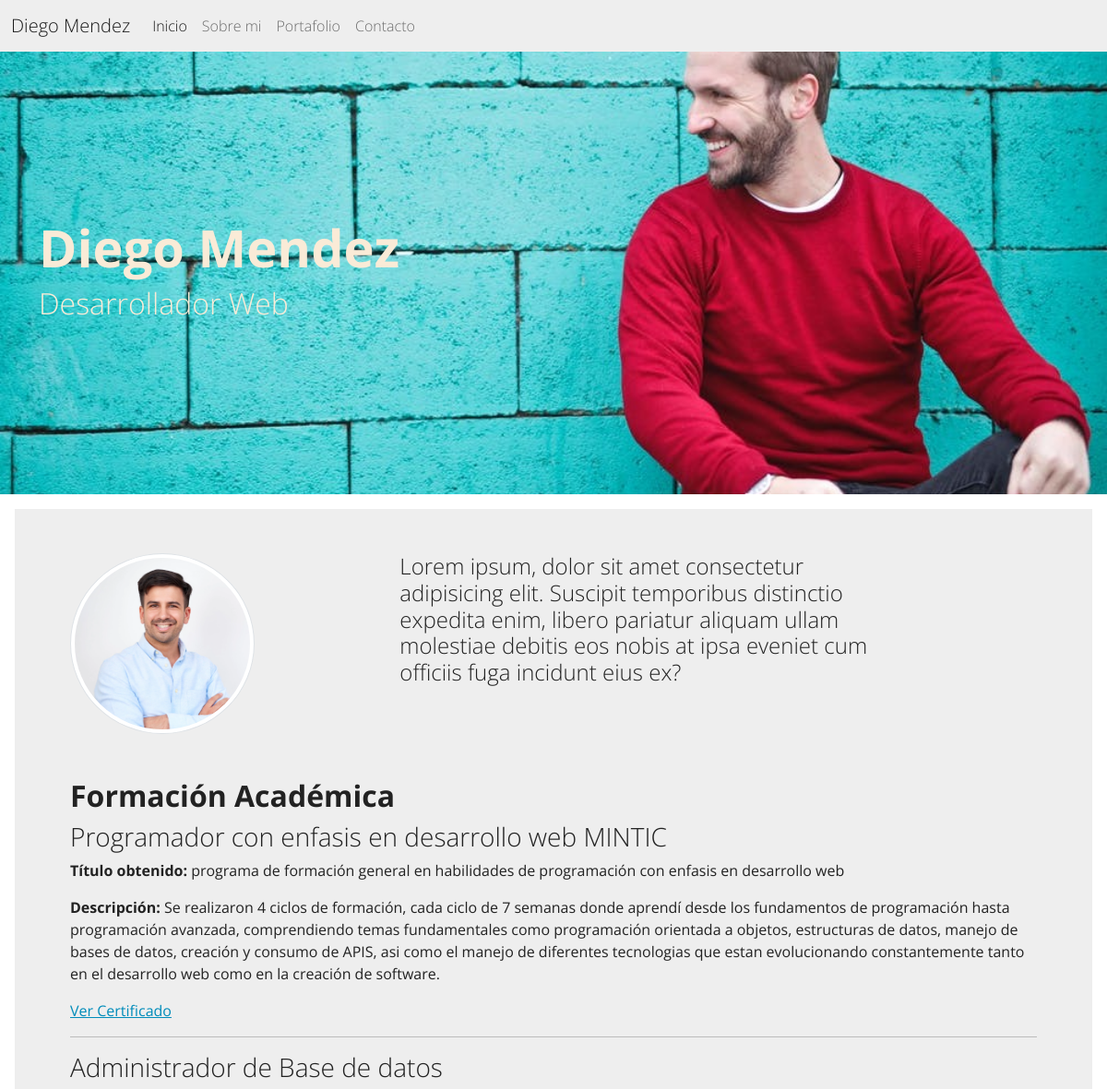
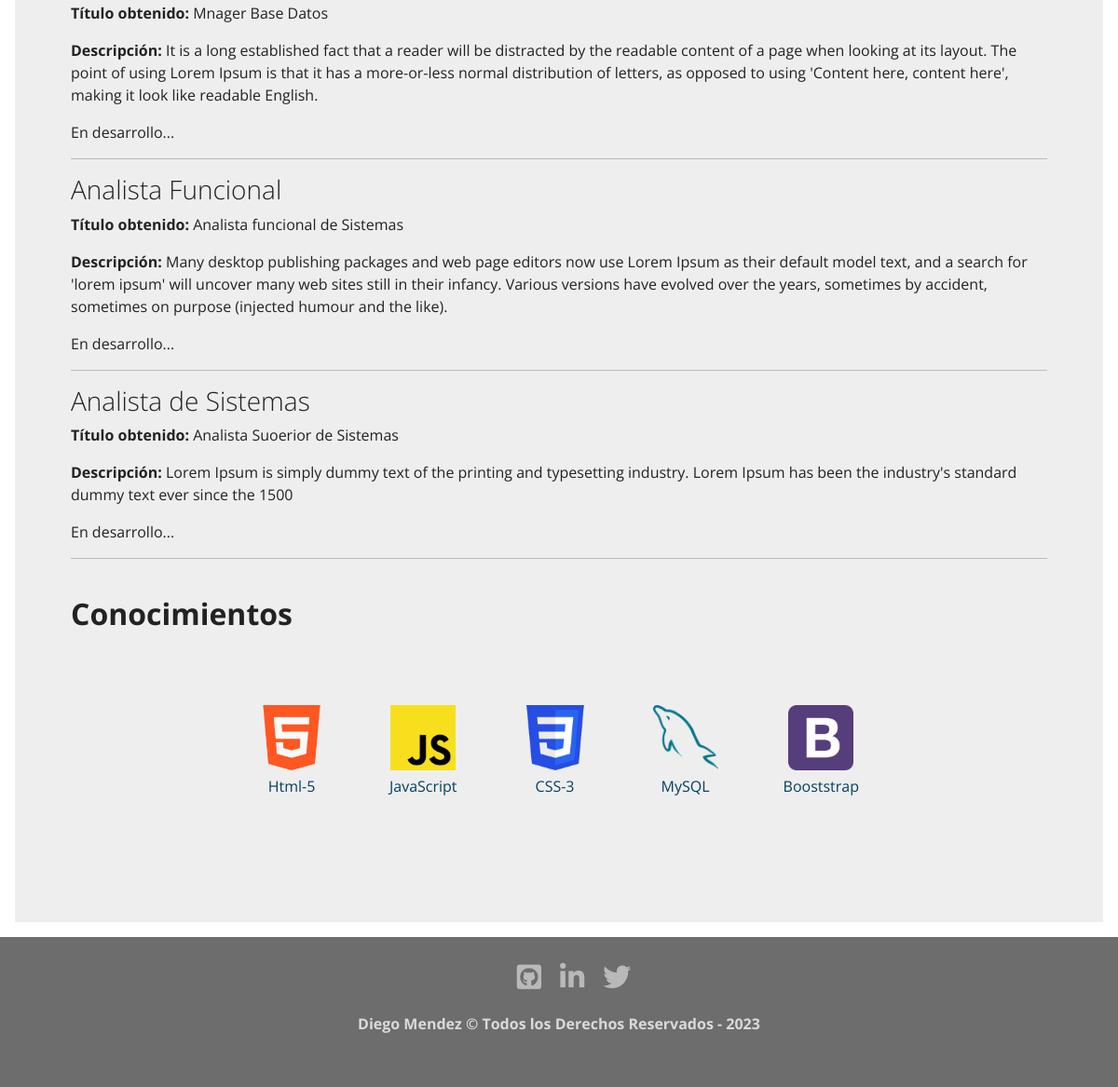
The app's page /about-me/ with its own data (2 pictures, top to bottom).
### about/models.py (models this page shows, shortened)
class Course (models.Model):
    title = models.CharField(max_length=150, verbose_name='Titulo')
    degree_title = models.CharField(max_length=300, verbose_name='Titulo Obtenido')
    description = models.TextField(verbose_name='Descripcion')
    link = models.URLField(max_length=180, blank=True, null=True, verbose_name='Enlace')
    created = models.DateTimeField(auto_now_add=True, verbose_name='Fecha Creación')
    updated = models.DateTimeField(auto_now=True, verbose_name='Fecha Modificación')
    class Meta:
        verbose_name = 'formacion'
        verbose_name_plural = 'formaciones'
        ordering = ['-created']

class Skill(models.Model):
    title = models.CharField(max_length=80, verbose_name='Titulo')
    image = models.ImageField(upload_to='skills', verbose_name='Imagen')
    created = models.DateTimeField(auto_now_add=True, verbose_name='Fecha Creación')
    updated = models.DateTimeField(auto_now=True, verbose_name='Fecha Modificación')
    class Meta:
        verbose_name = 'conocimiento'
        verbose_name_plural = 'conocimientos'
        ordering = ['created']

### about/views.py (the view)
# urls.py: path('about-me/', about_views.about, name='about'),
def about(request):
    Courses = Course.objects.all()
    skills = Skill.objects.all()
    return render(request, 'about/about.html', {'courses':Courses, 'skills':skills})

### about/templates/about/about.html (shortened to what this page needs)
{% extends 'core/base.html' %}
{% block image-header %} about {% endblock image-header %}
{% block title-header %}
<div>
    <h1 class="display-4 fw-bold">Diego Mendez</h1>
</div>
<div>
    <h3 class="fs-2">Desarrollador Web</h3>
</div>
{% endblock title-header %}
{% block content %}
{% load static %}
<div class="row d-flex">
    <div class="col-4 offset-md-auto">
        <img class="img-fluid img-thumbnail img-circle img-perfil " src={% static 'core/img/foto-perfil.png' %} alt="">
    </div>
    <div class="col-6">
        <h4>Lorem ipsum, dolor sit amet consectetur adipisicing elit. Suscipit temporibus distinctio expedita enim,
            libero pariatur aliquam ullam molestiae debitis eos nobis at ipsa eveniet cum officiis fuga incidunt eius
            ex?</h4>
    </div>
</div>
<div class="row d-flex pt-5">
    <div class="col-12">
        <h2 class="fw-bold">Formación Académica</h2>
        {% for course in courses %}
        <h3>{{ course.title }}</h3>
        <p><strong>Título obtenido:</strong> {{ course.degree_title }}</p>
        <p><strong>Descripción:</strong> {{ course.description }}</p>
        {% if course.link %}
        <p><a href="{{ course.link }}">Ver Certificado</a></p>
        {% else %}
        <p><a>En desarrollo...</a></p>
        {% endif %}
        <hr>
        {% endfor %}
        <br>
        <h2 class="fw-bold">Conocimientos</h2>
        <section class="skills" id="skills">
            <div class="skills__container" id="skills">
                {% for skill in skills %}
                <div class="card__skills">
                    <div class="skill__thumbnail">
                        <img class="skill__logo" src={{ skill.image.url }} alt="html5">
                    </div>
                    <div class="skill__texto">
                        <p class="skill__titulo">{{ skill.title }}</p>
                    </div>
                </div>
                {% endfor %}
            </div>
        </section>
    </div>
</div>
{% endblock %}

### core/templates/core/base.html (shortened to what this page needs)
<!DOCTYPE html>
<html lang="es">
<head>
    {% load static %}
    <link href={% static 'core/css/bootstrap.min.css' %} rel="stylesheet">
    <link rel="stylesheet" href="https://cdnjs.cloudflare.com/ajax/libs/font-awesome/5.15.3/css/all.min.css" />
    <link rel="stylesheet" href={% static 'core/css/app.css' %}>
  </head>
  <body>
    <nav class="navbar navbar-expand-lg bg-light">
        <div class="container-fluid">
            <a class="navbar-brand" href={% url 'home' %}>Diego Mendez</a>
            <div class="collapse navbar-collapse" id="navbarNavAltMarkup">
                <div class="navbar-nav">
                    <a class="nav-link active" aria-current="page" href={% url 'home' %}>Inicio</a>
                    <a class="nav-link" href={% url 'about' %}>Sobre mi</a>
                    <a class="nav-link" href={% url 'portfolio' %}>Portafolio</a>
                    <a class="nav-link" href={% url 'contact' %}>Contacto</a>
                </div>
            </div>
        </div>
    </nav>
    <div class=" {% block image-header %} {% endblock %} imagen-fondo">
        <div class="container">
            <div class="row">
                <div class="col-12 titulos">
                    {% block title-header %}
                    {% endblock title-header %}
                </div>
            </div>
        </div>
    </div>
    <div class="position-relative overflow-hidden p-3 p-md-5 m-md-3 bg-light">
        <div class="container">
            {% block content %}
            {% endblock content %}
        </div>
    </div>
    <footer class="footer">
        <div class="footer__redes">
            <ul class="footer__lista">
                <li class="footer__item">
                    <a class="footer__icono" href="https://github.com/" target="blank"><i class="fab fa-github-square fa-1x"></i></a>
                </li>
                <li class="footer__item">
                    <a class="footer__icono" href="https://www.linkedin.com/" target="blank"><i class="fab fa-linkedin-in fa-1x"></i></a>
                </li>
                <li class="footer__item">
                    <a class="footer__icono" href="https://twitter.com/" target="blank"><i class="fab fa-twitter fa-1x"></i></a>
                </li>
            </ul>
        </div>
        <div class="footer__texto">
            <p>Diego Mendez &copy; Todos los Derechos Reservados - 2023</p>
        </div>
    </footer>
  </body>
</html>

### core/static/core/css/app.css (style rules this page uses)
.about { background-image: url(..core/img/about-bg2.jpeg); }
.imagen-fondo { background-position: center center; min-height: 60vh; background-attachment:scroll; background-size: cover; background-repeat: no-repeat; }
.img-perfil { width: 60%; border-radius: 50%; }
.titulos { color: antiquewhite; display: flex; flex-direction: column; justify-content: center; min-height: 60vh; }
.footer { grid-area: footer; background-color: #6d6d6d; color: #dadada; display: flex; flex-direction: column; align-items: center; justify-content: center; width: 100%; padding-top: 20px; padding-bottom: 20px; }
.footer__texto { font-weight: 700; margin-bottom: 20px; text-align: center; }
.footer__lista { text-decoration: none; display: flex; list-style: none; justify-content: center; }
.footer__icono { color: #b9b9b9; font-size: 30px; padding: 0 10px; display: block; }
.skills__container { display: flex; flex-direction: row; flex-wrap: wrap; justify-content: space-evenly; margin: 0 30px; align-items: center; justify-content: center; padding: 30px 30px; }
.card__skills { margin: 20px 15px; padding: 20px 20px; max-height: 200px; border-radius: 5px; text-align: center; display: flex; flex-wrap: wrap; flex-direction: column; align-items: center; }
.skill__logo { width: 70px; height: auto; }
.skill__titulo { margin-top: 5px; font-size: 16px; color: #033F62; }

### records on screen
Course: title "Programador con enfasis en desarrollo web MINTIC", degree_title "programa de formación general en habilidades de programación con enfasis en desarrollo web", description "Se realizaron 4 ciclos de formación, cada ciclo de 7 semanas donde aprendí desde los fundamentos de programación hasta programación avanzada, comprendiendo temas fundamentales como programación orientada a objetos, estructuras de datos, manejo de bases de datos, creación y consumo de APIS, asi como el manejo de diferentes tecnologias que estan evolucionando constantemente tanto en el desarrollo web como en la creación de software."
Course: title "Administrador de Base de datos", degree_title "Mnager Base Datos", description "It is a long established fact that a reader will be distracted by the readable content of a page when looking at its layout. The point of using Lorem Ipsum is that it has a more-or-less normal distribution of letters, as opposed to using 'Content here, content here', making it look like readable English.", shows "En desarrollo..."
Course: title "Analista Funcional", degree_title "Analista funcional de Sistemas", description "Many desktop publishing packages and web page editors now use Lorem Ipsum as their default model text, and a search for 'lorem ipsum' will uncover many web sites still in their infancy. Various versions have evolved over the years, sometimes by accident, sometimes on purpose (injected humour and the like).", shows "En desarrollo..."
Course: title "Analista de Sistemas", degree_title "Analista Suoerior de Sistemas", description "Lorem Ipsum is simply dummy text of the printing and typesetting industry. Lorem Ipsum has been the industry's standard dummy text ever since the 1500", shows "En desarrollo..."
Skill: image (picture), title "Html-5"
Skill: image (picture), title "JavaScript"
Skill: image (picture), title "CSS-3"
Skill: image (picture), title "MySQL"
Skill: image (picture), title "Booststrap"
